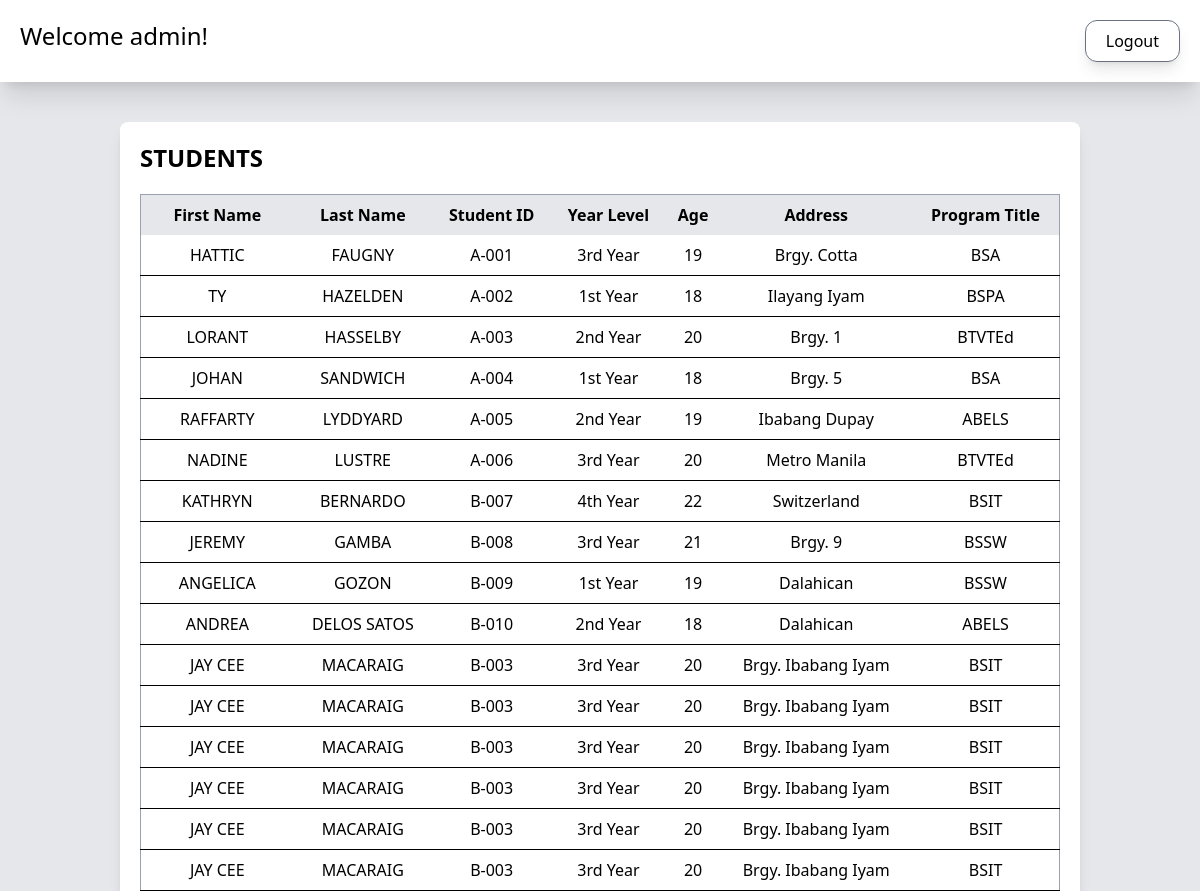
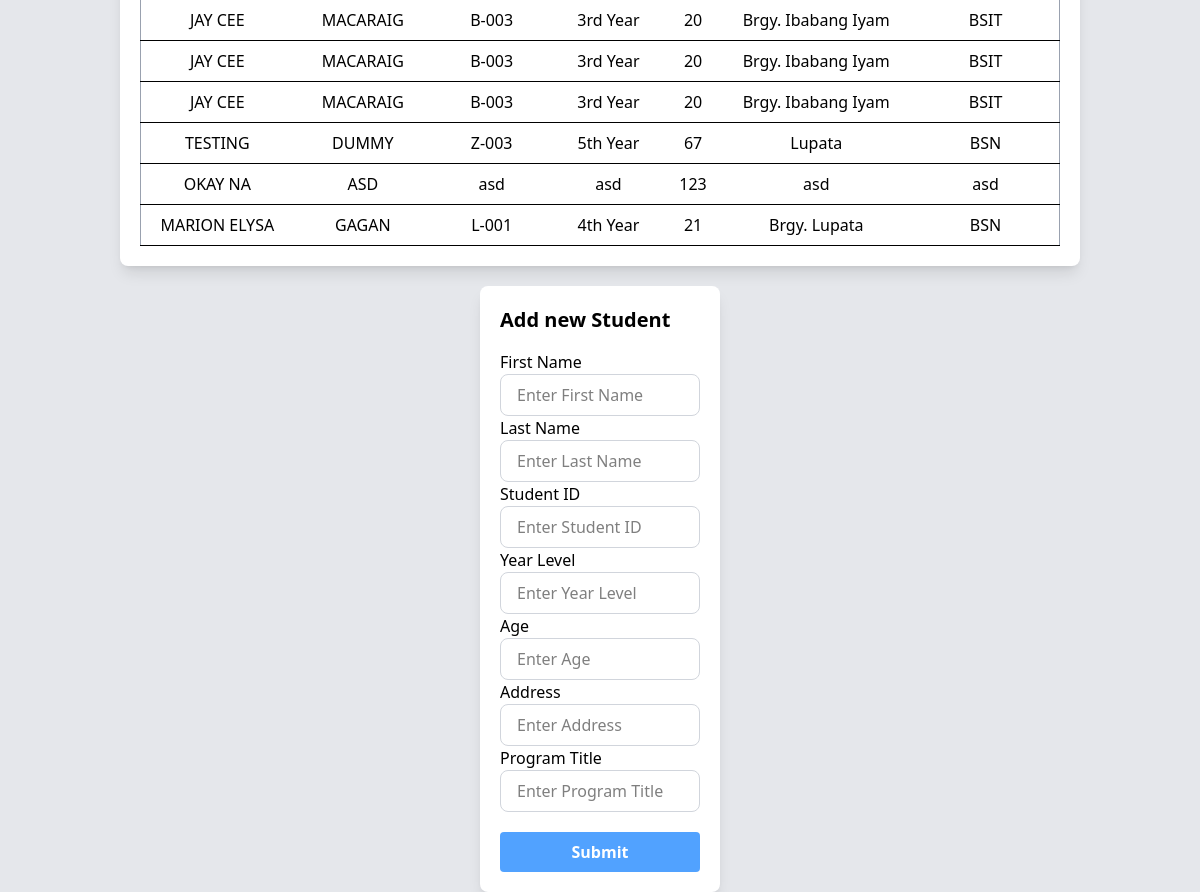
Screenshot of /student/ (signed in) with the database file from the repository (2 pictures, top to bottom).
### online_enrollment/models.py (models this page shows, shortened)
class Student(models.Model):
    first_name = models.CharField(max_length=100)
    last_name = models.CharField(max_length=100)
    year_level = models.CharField(max_length=100)
    age = models.IntegerField()
    address = models.CharField()
    student_ID = models.CharField(max_length=5)
    program_title = models.CharField(max_length=100)

### online_enrollment/views.py (the view)
# urls.py: path('student/', views.StudentView, name='student')
def StudentView(req):
    student = Student.objects.all()
    if req.method == 'POST':
        form = StudentForm(req.POST)
        if form.is_valid():
            form.save()
            return redirect('student')
    else:
        form = StudentForm()
    return render(req, 'student.html', {
        'form' : form,
        'students': student
        })

### online_enrollment/templates/student.html (shortened to what this page needs)
{% extends 'homepage.html' %} {% block title%} STUDENT {% endblock %} {% block modal %}
<div class="w-4/5 bg-white p-5 rounded-lg shadow-lg mt-10">
  <h1 class="text-2xl font-bold mb-5">STUDENTS</h1>
  <table
    class="table-auto border-collapse border border-gray-400 w-full bg-white p-10"
  >
    <thead class="">
      <tr class="bg-gray-200">
        <th class="p-2">First Name</th>
        <th class="p-2">Last Name</th>
        <th class="p-2">Student ID</th>
        <th class="p-2">Year Level</th>
        <th class="p-2">Age</th>
        <th class="p-2">Address</th>
        <th class="p-2">Program Title</th>
      </tr>
    </thead>
    <tbody>
      {% for student in students %}
      <tr class="text-center">
        <td class="p-2 border-b-1">{{student.first_name|upper}}</td>
        <td class="p-2 border-b-1">{{student.last_name|upper}}</td>
        <td class="p-2 border-b-1">{{student.student_ID}}</td>
        <td class="p-2 border-b-1">{{student.year_level}}</td>
        <td class="p-2 border-b-1">{{student.age}}</td>
        <td class="p-2 border-b-1">{{student.address}}</td>
        <td class="p-2 border-b-1">{{student.program_title}}</td>
      </tr>
      {% empty %}
      <tr>
        <td colspan="7">NO STUDENT FOUND.</td>
      </tr>
      {% endfor %}
    </tbody>
  </table>
</div>
<form
  method="POST"
  class="w-1/5 flex flex-col p-5 bg-white mt-5 rounded-lg shadow-lg"
>
  <h1 class="text-xl font-bold mb-4">Add new Student</h1>
  <label for="first_name">First Name</label>
  {{ form.first_name }}
  <label for="last_name">Last Name</label>
  {{ form.last_name }}
  <label for="student_ID">Student ID</label>
  {{ form.student_ID }}
  <label for="year_level">Year Level</label>
  {{ form.year_level }}
  <label for="age">Age</label>
  {{ form.age }}
  <label for="address">Address</label>
  {{ form.address }}
  <label for="program_title">Program Title</label>
  {{ form.program_title }}
  <button
    type="submit"
    class="mt-5 w-full py-2 bg-blue-400 self-center text-white font-bold rounded"
  >
    Submit
  </button>
</form>
{% endblock %}

### online_enrollment/templates/homepage.html (shortened to what this page needs)
{% extends 'base.html'%} {% block content %}
<nav
  class="w-full bg-white flex flex-row justify-between p-5 sticky top-0 shadow-xl"
>
  <h1 class="text-2xl">Welcome {{user.username}}!</h1>
  <a
    href="{% url 'logout' %}"
    class="px-5 py-2 border border-gray-500 rounded-xl shadow-lg hover:scale-95 transition-all"
    >Logout</a
  >
</nav>
{% block modal %}{% endblock%} {% endblock %}

### rows the page displays
Student: first_name "HATTIC", last_name "FAUGNY", student_ID "A-001", year_level "3rd Year", age "19", address "Brgy. Cotta", program_title "BSA"
Student: first_name "TY", last_name "HAZELDEN", student_ID "A-002", year_level "1st Year", age "18", address "Ilayang Iyam", program_title "BSPA"
Student: first_name "LORANT", last_name "HASSELBY", student_ID "A-003", year_level "2nd Year", age "20", address "Brgy. 1", program_title "BTVTEd"
Student: first_name "JOHAN", last_name "SANDWICH", student_ID "A-004", year_level "1st Year", age "18", address "Brgy. 5", program_title "BSA"
Student: first_name "RAFFARTY", last_name "LYDDYARD", student_ID "A-005", year_level "2nd Year", age "19", address "Ibabang Dupay", program_title "ABELS"
Student: first_name "NADINE", last_name "LUSTRE", student_ID "A-006", year_level "3rd Year", age "20", address "Metro Manila", program_title "BTVTEd"
Student: first_name "KATHRYN", last_name "BERNARDO", student_ID "B-007", year_level "4th Year", age "22", address "Switzerland", program_title "BSIT"
Student: first_name "JEREMY", last_name "GAMBA", student_ID "B-008", year_level "3rd Year", age "21", address "Brgy. 9", program_title "BSSW"
Student: first_name "ANGELICA", last_name "GOZON", student_ID "B-009", year_level "1st Year", age "19", address "Dalahican", program_title "BSSW"
Student: first_name "ANDREA", last_name "DELOS SATOS", student_ID "B-010", year_level "2nd Year", age "18", address "Dalahican", program_title "ABELS"
Student: first_name "JAY CEE", last_name "MACARAIG", student_ID "B-003", year_level "3rd Year", age "20", address "Brgy. Ibabang Iyam", program_title "BSIT"
Student: first_name "JAY CEE", last_name "MACARAIG", student_ID "B-003", year_level "3rd Year", age "20", address "Brgy. Ibabang Iyam", program_title "BSIT"
Student: first_name "JAY CEE", last_name "MACARAIG", student_ID "B-003", year_level "3rd Year", age "20", address "Brgy. Ibabang Iyam", program_title "BSIT"
Student: first_name "JAY CEE", last_name "MACARAIG", student_ID "B-003", year_level "3rd Year", age "20", address "Brgy. Ibabang Iyam", program_title "BSIT"
Student: first_name "JAY CEE", last_name "MACARAIG", student_ID "B-003", year_level "3rd Year", age "20", address "Brgy. Ibabang Iyam", program_title "BSIT"
Student: first_name "JAY CEE", last_name "MACARAIG", student_ID "B-003", year_level "3rd Year", age "20", address "Brgy. Ibabang Iyam", program_title "BSIT"
Student: first_name "JAY CEE", last_name "MACARAIG", student_ID "B-003", year_level "3rd Year", age "20", address "Brgy. Ibabang Iyam", program_title "BSIT"
Student: first_name "JAY CEE", last_name "MACARAIG", student_ID "B-003", year_level "3rd Year", age "20", address "Brgy. Ibabang Iyam", program_title "BSIT"
Student: first_name "JAY CEE", last_name "MACARAIG", student_ID "B-003", year_level "3rd Year", age "20", address "Brgy. Ibabang Iyam", program_title "BSIT"
Student: first_name "TESTING", last_name "DUMMY", student_ID "Z-003", year_level "5th Year", age "67", address "Lupata", program_title "BSN"
Student: first_name "OKAY NA", last_name "ASD", student_ID "asd", year_level "asd", age "123", address "asd", program_title "asd"
Student: first_name "MARION ELYSA", last_name "GAGAN", student_ID "L-001", year_level "4th Year", age "21", address "Brgy. Lupata", program_title "BSN"

### other values shown
{{ user.username }} "admin"
